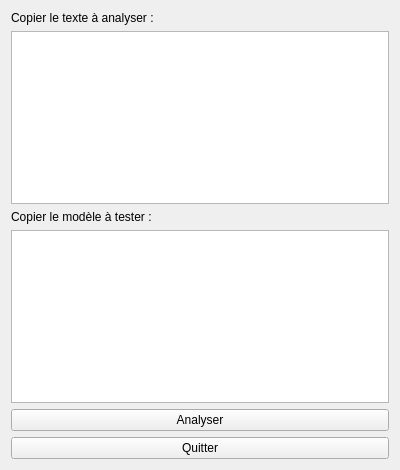
<?xml version="1.0" encoding="UTF-8"?>
<ui version="4.0">
 <class>WindowCmentic</class>
 <widget class="QWidget" name="WindowCmentic">
  <property name="geometry">
   <rect>
    <x>0</x>
    <y>0</y>
    <width>400</width>
    <height>470</height>
   </rect>
  </property>
  <property name="windowTitle">
   <string>WindowCmentic</string>
  </property>
  <layout class="QVBoxLayout" name="verticalLayout">
   <item>
    <widget class="QLabel" name="label">
     <property name="text">
      <string>Copier le texte à analyser :</string>
     </property>
    </widget>
   </item>
   <item>
    <widget class="QPlainTextEdit" name="texteOriginal"/>
   </item>
   <item>
    <widget class="QLabel" name="label_2">
     <property name="text">
      <string>Copier le modèle à tester :</string>
     </property>
    </widget>
   </item>
   <item>
    <widget class="QPlainTextEdit" name="texteSoupconne"/>
   </item>
   <item>
    <widget class="QPushButton" name="btnStart">
     <property name="text">
      <string>Analyser</string>
     </property>
    </widget>
   </item>
   <item>
    <widget class="QPushButton" name="btnQuit">
     <property name="text">
      <string>Quitter</string>
     </property>
    </widget>
   </item>
  </layout>
 </widget>
 <layoutdefault spacing="6" margin="11"/>
 <resources/>
 <connections/>
</ui>
